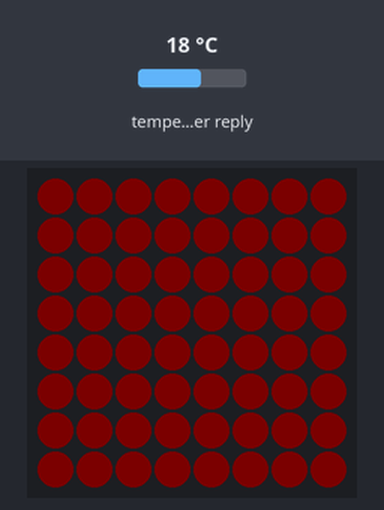
This program was run on a simulated ESP32-S3. Shown: 8×8 RGB LED matrix (first LED top left, wired row by row). Inputs (shaded band) come from the test bench; at power-on: temperature in the weather reply 18 °C. Dim RGB values are drawn brighter than linear; WiFi joins after 1.5 s; servers stay silent unless stated; the local clock reads 2024-03-15 10:24:30 at power-on unless the program sets it; web services answer with replies made up by the test bench; what the program prints to the serial monitor is not drawn.

Above: at 0.6 s.
At 3.74 s:
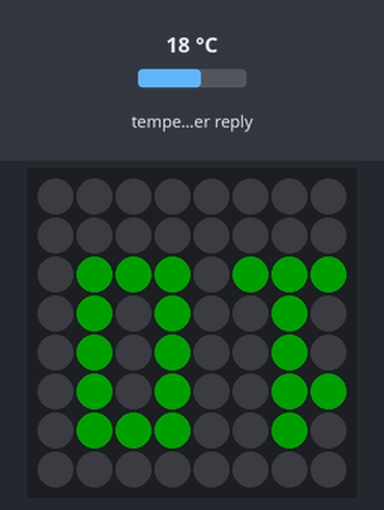
At 6.8 s:
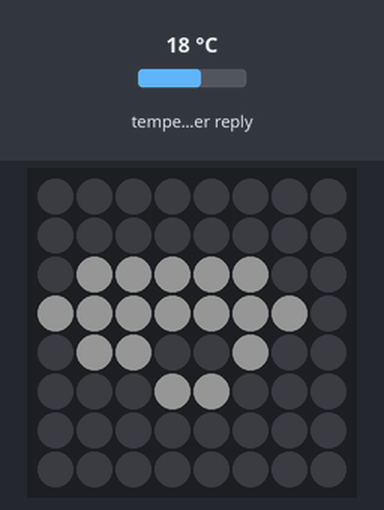
At 19.12 s:
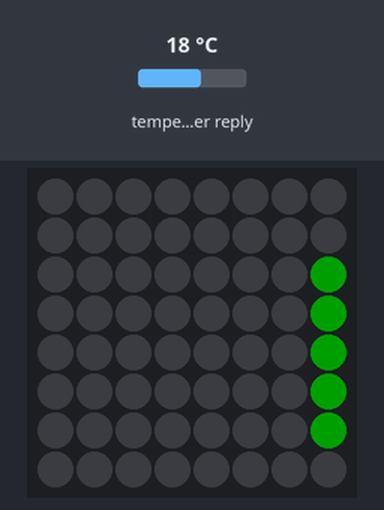
At 27.67 s:
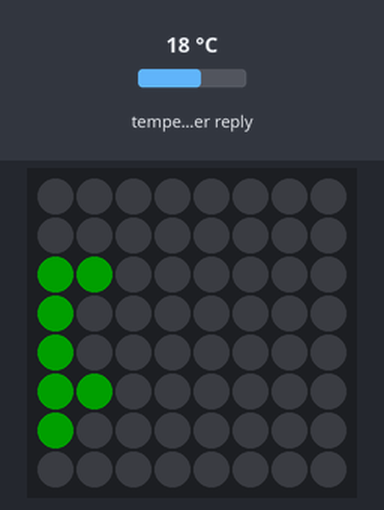
At 36.3 s:
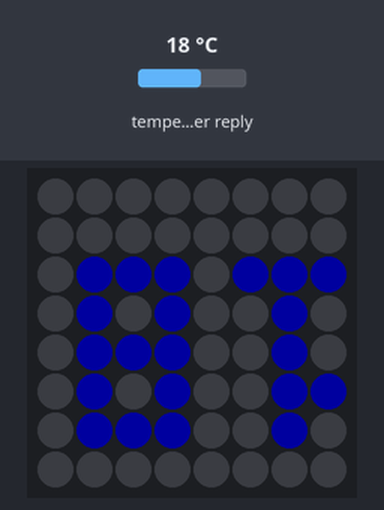

The program:

main.cpp
```cpp
#include <WiFi.h>
#include <time.h>
#include <sys/time.h>
#include <WiFiClient.h>
#include <HTTPClient.h>
#include <Adafruit_NeoPixel.h>

#define MATRIX_WIDTH 8
#define MATRIX_HEIGHT 8
#define NUM_PIXELS (MATRIX_WIDTH * MATRIX_HEIGHT)

#ifndef LED_PIN
#define LED_PIN 6
#endif

#define BRIGHTNESS 45

const char* ssid = "Paradise";
const char* password = "Arezoo&Farzad7";
const char* timezone = "CET-1CEST,M3.5.0/2,M10.5.0/3";

Adafruit_NeoPixel strip(NUM_PIXELS, LED_PIN, NEO_GRB + NEO_KHZ800);

const uint8_t DIGIT_WIDTH = 3;
const uint8_t DIGIT_HEIGHT = 5;
const uint8_t COLON_WIDTH = 1;
const int CHAR_SPACING = 1;
const unsigned long TIME_REFRESH_MS = 1000;
const unsigned long SCROLL_STEP_MS = 180;
const unsigned long WEATHER_REFRESH_MS = 10UL * 60UL * 1000UL;
const unsigned long WEATHER_RETRY_MS = 30UL * 1000UL;
const unsigned long WEATHER_SHOW_MS = 4500;
const unsigned long TEMP_SHOW_MS = 3500;
const float WEATHER_LAT = 53.5991f;   // Hamburg
const float WEATHER_LON = 10.0267f;   // Hamburg

// 3x5 font, each row stored in low 3 bits.
const uint8_t digitFont[10][DIGIT_HEIGHT] = {
  {0b111, 0b101, 0b101, 0b101, 0b111}, // 0
  {0b010, 0b110, 0b010, 0b010, 0b111}, // 1
  {0b111, 0b001, 0b111, 0b100, 0b111}, // 2
  {0b111, 0b001, 0b111, 0b001, 0b111}, // 3
  {0b101, 0b101, 0b111, 0b001, 0b001}, // 4
  {0b111, 0b100, 0b111, 0b001, 0b111}, // 5
  {0b111, 0b100, 0b111, 0b101, 0b111}, // 6
  {0b111, 0b001, 0b010, 0b010, 0b010}, // 7
  {0b111, 0b101, 0b111, 0b101, 0b111}, // 8
  {0b111, 0b101, 0b111, 0b001, 0b111}  // 9
};

const uint8_t colonFont[DIGIT_HEIGHT] = {0b0, 0b1, 0b0, 0b1, 0b0};
const uint8_t cFont[DIGIT_HEIGHT] = {0b111, 0b100, 0b100, 0b100, 0b111};
const uint8_t minusFont[DIGIT_HEIGHT] = {0b000, 0b000, 0b111, 0b000, 0b000};
const uint8_t oFont[DIGIT_HEIGHT] = {0b000, 0b111, 0b101, 0b101, 0b111};
const uint8_t starFont[DIGIT_HEIGHT] = {0b101, 0b010, 0b111, 0b010, 0b101};

uint32_t timeColor;
uint32_t bgColor;
char currentTimeText[6] = "00:00";
int scrollOffsetX = MATRIX_WIDTH;
unsigned long lastScrollStepMs = 0;
unsigned long lastTimeRefreshMs = 0;
unsigned long weatherShownSinceMs = 0;
unsigned long lastWeatherFetchMs = 0;
bool weatherValid = false;
int weatherCode = 0;
bool isDay = true;
float weatherTempC = 0.0f;
char tempText[10] = "--*o*";
int tempScrollOffsetX = MATRIX_WIDTH;
unsigned long tempShownSinceMs = 0;

enum DisplayMode {
  SHOW_TIME,
  SHOW_WEATHER,
  SHOW_TEMP
};

DisplayMode displayMode = SHOW_TIME;

int pixelIndex(int x, int y) {
  if (x < 0 || x >= MATRIX_WIDTH || y < 0 || y >= MATRIX_HEIGHT) {
    return -1;
  }
  int mappedY = MATRIX_HEIGHT - 1 - y;
  return mappedY * MATRIX_WIDTH + (MATRIX_WIDTH - 1 - x);
}

void setPixel(int x, int y, uint32_t color) {
  int index = pixelIndex(x, y);
  if (index >= 0) {
    strip.setPixelColor(index, color);
  }
}

void clearMatrix() {
  for (int i = 0; i < NUM_PIXELS; i++) {
    strip.setPixelColor(i, 0);
  }
}

void fillMatrix(uint32_t color) {
  for (int i = 0; i < NUM_PIXELS; i++) {
    strip.setPixelColor(i, color);
  }
  strip.show();
}

void drawCloud(int ox, int oy, uint32_t color) {
  const int cloudPixels[][2] = {
      {1, 1}, {2, 0}, {3, 0}, {4, 1}, {5, 1},
      {0, 2}, {1, 2}, {2, 2}, {3, 2}, {4, 2}, {5, 2}, {6, 2},
      {1, 3}, {2, 3}, {3, 3}, {4, 3}, {5, 3}
  };
  for (size_t i = 0; i < sizeof(cloudPixels) / sizeof(cloudPixels[0]); i++) {
    setPixel(ox + cloudPixels[i][0], oy + cloudPixels[i][1], color);
  }
}

void drawSun(int ox, int oy, uint32_t sunColor) {
  const int core[][2] = {{1, 1}, {2, 1}, {1, 2}, {2, 2}};
  const int rays[][2] = {{1, 0}, {2, 0}, {1, 3}, {2, 3}, {0, 1}, {0, 2}, {3, 1}, {3, 2}};
  for (size_t i = 0; i < sizeof(core) / sizeof(core[0]); i++) setPixel(ox + core[i][0], oy + core[i][1], sunColor);
  for (size_t i = 0; i < sizeof(rays) / sizeof(rays[0]); i++) setPixel(ox + rays[i][0], oy + rays[i][1], sunColor);
}

void drawRain(int ox, int oy, uint32_t cloudColor, uint32_t rainColor) {
  drawCloud(ox, oy, cloudColor);
  setPixel(ox + 1, oy + 5, rainColor);
  setPixel(ox + 3, oy + 6, rainColor);
  setPixel(ox + 5, oy + 5, rainColor);
}

void drawThunder(int ox, int oy, uint32_t cloudColor, uint32_t boltColor) {
  drawCloud(ox, oy, cloudColor);
  setPixel(ox + 3, oy + 4, boltColor);
  setPixel(ox + 2, oy + 5, boltColor);
  setPixel(ox + 3, oy + 5, boltColor);
  setPixel(ox + 2, oy + 6, boltColor);
}

void showWeatherIcon() {
  clearMatrix();

  uint32_t yellow = strip.Color(180, 140, 0);
  uint32_t blue = strip.Color(0, 60, 180);
  uint32_t cloud = strip.Color(80, 80, 90);
  uint32_t white = strip.Color(120, 120, 120);
  uint32_t magenta = strip.Color(120, 0, 120);

  // WMO categories: clear(0,1), cloudy(2,3,45,48), rain(51-67,80-82), snow(71-77,85,86), thunder(95+)
  if (weatherCode == 0 || weatherCode == 1) {
    drawSun(2, 2, yellow);
  } else if ((weatherCode >= 2 && weatherCode <= 3) || weatherCode == 45 || weatherCode == 48) {
    drawCloud(1, 2, white);
  } else if ((weatherCode >= 51 && weatherCode <= 67) || (weatherCode >= 80 && weatherCode <= 82)) {
    drawRain(1, 1, cloud, blue);
  } else if ((weatherCode >= 71 && weatherCode <= 77) || weatherCode == 85 || weatherCode == 86) {
    drawCloud(1, 1, white);
    setPixel(2, 6, white);
    setPixel(4, 6, white);
  } else if (weatherCode >= 95) {
    drawThunder(1, 1, cloud, magenta);
  } else {
    drawCloud(1, 2, white);
  }

  strip.show();
}

int glyphWidth(char c) {
  if (c >= '0' && c <= '9') return DIGIT_WIDTH;
  if (c == ':') return COLON_WIDTH;
  if (c == 'C' || c == '-' || c == 'o' || c == '*') return DIGIT_WIDTH;
  return 0;
}

bool glyphPixelOn(char c, int row, int col) {
  if (row < 0 || row >= DIGIT_HEIGHT) return false;
  if (c >= '0' && c <= '9') {
    uint8_t rowBits = digitFont[c - '0'][row];
    return rowBits & (1 << (DIGIT_WIDTH - 1 - col));
  }
  if (c == ':') {
    return (col == 0) && (colonFont[row] & 0b1);
  }
  if (c == 'C') {
    return cFont[row] & (1 << (DIGIT_WIDTH - 1 - col));
  }
  if (c == '-') {
    return minusFont[row] & (1 << (DIGIT_WIDTH - 1 - col));
  }
  if (c == 'o') {
    return oFont[row] & (1 << (DIGIT_WIDTH - 1 - col));
  }
  if (c == '*') {
    return starFont[row] & (1 << (DIGIT_WIDTH - 1 - col));
  }
  return false;
}

void drawGlyph(char c, int offsetX, int offsetY, uint32_t color) {
  int width = glyphWidth(c);
  for (int row = 0; row < DIGIT_HEIGHT; row++) {
    for (int col = 0; col < width; col++) {
      bool on = glyphPixelOn(c, row, col);
      setPixel(offsetX + col, offsetY + row, on ? color : bgColor);
    }
  }
}

int textPixelWidth(const char* text) {
  int width = 0;
  for (int i = 0; text[i] != '\0'; i++) {
    width += glyphWidth(text[i]);
    if (text[i + 1] != '\0') width += CHAR_SPACING;
  }
  return width;
}

void showScrollingTime(const char* text, int offsetX) {
  clearMatrix();
  int cursorX = offsetX;
  for (int i = 0; text[i] != '\0'; i++) {
    drawGlyph(text[i], cursorX, 1, timeColor);
    cursorX += glyphWidth(text[i]) + CHAR_SPACING;
  }
  strip.show();
}

void showCenteredText(const char* text, uint32_t color) {
  clearMatrix();
  int width = textPixelWidth(text);
  int startX = (MATRIX_WIDTH - width) / 2;
  int cursorX = startX;
  for (int i = 0; text[i] != '\0'; i++) {
    drawGlyph(text[i], cursorX, 1, color);
    cursorX += glyphWidth(text[i]) + CHAR_SPACING;
  }
  strip.show();
}

uint32_t weatherThemeColor() {
  if (weatherCode == 0 || weatherCode == 1) return strip.Color(180, 140, 0); // sunny yellow
  if ((weatherCode >= 2 && weatherCode <= 3) || weatherCode == 45 || weatherCode == 48) return strip.Color(120, 120, 120); // cloud gray
  if ((weatherCode >= 51 && weatherCode <= 67) || (weatherCode >= 80 && weatherCode <= 82)) return strip.Color(0, 60, 180); // rain blue
  if ((weatherCode >= 71 && weatherCode <= 77) || weatherCode == 85 || weatherCode == 86) return strip.Color(160, 160, 180); // snow
  if (weatherCode >= 95) return strip.Color(120, 0, 120); // thunder magenta
  return strip.Color(140, 0, 0);
}

bool updateTimeText() {
  struct tm timeinfo;
  if (!getLocalTime(&timeinfo, 100)) {
    return false;
  }

  snprintf(currentTimeText, sizeof(currentTimeText), "%02d:%02d", timeinfo.tm_hour, timeinfo.tm_min);
  // Time color schedule:
  // Red during 20:00-08:00 and 13:00-15:00, otherwise green.
  bool inNightWindow = (timeinfo.tm_hour >= 20) || (timeinfo.tm_hour < 8);
  bool inAfternoonWindow = (timeinfo.tm_hour >= 13) && (timeinfo.tm_hour < 15);
  if (inNightWindow || inAfternoonWindow) {
    timeColor = strip.Color(180, 0, 0);
  } else {
    timeColor = strip.Color(0, 180, 0);
  }
  return true;
}

int extractIntAfterKey(const String& payload, const char* key, int fallback) {
  int searchFrom = 0;
  while (true) {
    int keyPos = payload.indexOf(key, searchFrom);
    if (keyPos < 0) return fallback;

    int colon = payload.indexOf(':', keyPos);
    if (colon < 0) return fallback;

    int i = colon + 1;
    while (i < payload.length() && (payload[i] == ' ' || payload[i] == '\n' || payload[i] == '\r')) i++;

    int sign = 1;
    if (i < payload.length() && payload[i] == '-') {
      sign = -1;
      i++;
    }

    int value = 0;
    bool hasDigit = false;
    while (i < payload.length() && isdigit(payload[i])) {
      hasDigit = true;
      value = value * 10 + (payload[i] - '0');
      i++;
    }

    if (hasDigit) {
      return sign * value;
    }

    searchFrom = keyPos + 1;
  }
}

bool fetchWeather() {
  if (WiFi.status() != WL_CONNECTED) {
    Serial.println("Weather fetch skipped: WiFi not connected");
    return false;
  }

  WiFiClient client;
  HTTPClient http;
  char url[220];
  snprintf(url, sizeof(url),
           "http://api.open-meteo.com/v1/forecast?latitude=%.4f&longitude=%.4f&current=weather_code,is_day,temperature_2m&timezone=auto",
           WEATHER_LAT, WEATHER_LON);

  if (!http.begin(client, url)) {
    Serial.println("Weather begin failed");
    return false;
  }
  http.setConnectTimeout(10000);
  http.setTimeout(10000);
  http.addHeader("Accept", "application/json");

  int httpCode = http.GET();
  if (httpCode != HTTP_CODE_OK) {
    Serial.printf("Weather GET failed: %d\n", httpCode);
    http.end();
    return false;
  }

  String payload = http.getString();
  http.end();

  int newCode = extractIntAfterKey(payload, "\"weather_code\"", -1);
  if (newCode < 0) {
    newCode = extractIntAfterKey(payload, "\"weathercode\"", -1);
  }
  int dayFlag = extractIntAfterKey(payload, "\"is_day\"", 1);
  int tempRaw = extractIntAfterKey(payload, "\"temperature_2m\"", 0);
  if (newCode < 0) {
    Serial.println("Weather parse failed: weather_code missing");
    Serial.printf("Payload head: %.140s\n", payload.c_str());
    return false;
  }

  weatherCode = newCode;
  isDay = (dayFlag == 1);
  weatherTempC = static_cast<float>(tempRaw);
  snprintf(tempText, sizeof(tempText), "%d*o*", static_cast<int>(weatherTempC));
  weatherValid = true;
  lastWeatherFetchMs = millis();
  Serial.printf("Weather updated: code=%d, isDay=%d, temp=%s\n", weatherCode, isDay ? 1 : 0, tempText);
  return true;
}

bool waitForTime() {
  const unsigned long timeoutMs = 20000;
  unsigned long started = millis();
  while (millis() - started < timeoutMs) {
    if (time(nullptr) > 1700000000) {
      return true;
    }
    delay(250);
  }
  return false;
}

void connectWiFi() {
  WiFi.mode(WIFI_STA);
  WiFi.setSleep(false);
  WiFi.begin(ssid, password);
  Serial.print("Connecting to WiFi");
  int retry = 0;
  while (WiFi.status() != WL_CONNECTED && retry < 20) {
    Serial.print('.');
    delay(500);
    retry++;
  }
  Serial.println();
  if (WiFi.status() == WL_CONNECTED) {
    Serial.print("WiFi connected, IP: ");
    Serial.println(WiFi.localIP());
  } else {
    Serial.println("WiFi connection failed.");
  }
}

void setupTime() {
  timeval resetTime = {};
  settimeofday(&resetTime, nullptr);
  configTime(0, 0, "pool.ntp.org", "time.nist.gov");
  setenv("TZ", timezone, 1);
  tzset();
  if (waitForTime()) {
    Serial.println("Time synchronized.");
  } else {
    Serial.println("Failed to sync time.");
  }
}

void setup() {
  Serial.begin(115200);
  delay(500);
  Serial.printf("LED matrix clock starting on GPIO %d\n", LED_PIN);

  strip.begin();
  strip.setBrightness(BRIGHTNESS);
  strip.show();

  timeColor = strip.Color(140, 0, 0);
  bgColor = strip.Color(0, 0, 0);
  fillMatrix(strip.Color(20, 0, 0));

  connectWiFi();
  fillMatrix(strip.Color(35, 0, 0));
  setupTime();
  fetchWeather();

  if (updateTimeText()) {
    scrollOffsetX = MATRIX_WIDTH;
    showScrollingTime(currentTimeText, scrollOffsetX);
    Serial.printf("Scrolling local time (R->L): %s\n", currentTimeText);
  } else {
    fillMatrix(strip.Color(100, 0, 0));
  }
}

void loop() {
  unsigned long nowMs = millis();

  if (nowMs - lastTimeRefreshMs >= TIME_REFRESH_MS) {
    lastTimeRefreshMs = nowMs;
    if (!updateTimeText()) {
      fillMatrix(strip.Color(100, 0, 0));
      delay(250);
      return;
    }
  }

  unsigned long weatherInterval = weatherValid ? WEATHER_REFRESH_MS : WEATHER_RETRY_MS;
  if (nowMs - lastWeatherFetchMs >= weatherInterval) {
    fetchWeather();
  }

  if (displayMode == SHOW_TIME) {
    if (nowMs - lastScrollStepMs >= SCROLL_STEP_MS) {
      lastScrollStepMs = nowMs;
      showScrollingTime(currentTimeText, scrollOffsetX);
      scrollOffsetX--;
      int width = textPixelWidth(currentTimeText);
      if (scrollOffsetX < -width) {
        scrollOffsetX = MATRIX_WIDTH;
        displayMode = SHOW_WEATHER;
        weatherShownSinceMs = nowMs;
      }
    }
  } else {
    if (displayMode == SHOW_WEATHER) {
      showWeatherIcon();
      if (nowMs - weatherShownSinceMs >= WEATHER_SHOW_MS) {
        displayMode = SHOW_TEMP;
        tempShownSinceMs = nowMs;
      }
    } else {
      char tempValueText[6];
      snprintf(tempValueText, sizeof(tempValueText), "%d", static_cast<int>(weatherTempC));
      showCenteredText(tempValueText, strip.Color(0, 0, 180));
      if (nowMs - tempShownSinceMs >= TEMP_SHOW_MS) {
        displayMode = SHOW_TIME;
        scrollOffsetX = MATRIX_WIDTH;
      }
    }
  }
}
```

Measured:
- what the display in image 2 shows lasts 4.5 s, from 6.7 s to 11.2 s
- what the display in image 5 shows lasts 3.5 s, from 36.2 s to 39.7 s
